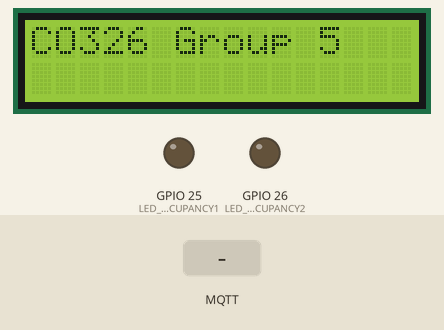
The sketch below on a simulated ESP32. Parts: 16×2 character LCD, output pins drawn as LEDs (lit = HIGH). The test bench sets the inputs (shaded band). WiFi joins after 1.5 s; servers stay silent unless stated; random numbers use the default seed unless the sketch sets one; no MQTT or app messages arrive unless stated; what the sketch prints to the serial monitor is not drawn.

Above: at 2.7 s.
2.8 s: MQTT message "t" arrives on the second subscribed topic
At 4.0 s:
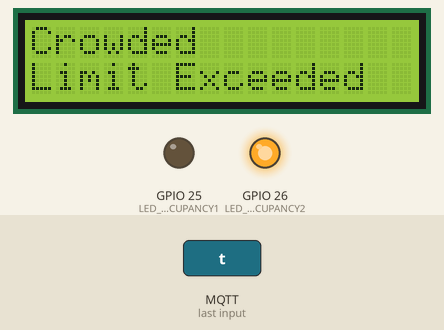
4.3 s: MQTT message "t" arrives on the third subscribed topic
At 5.3 s:
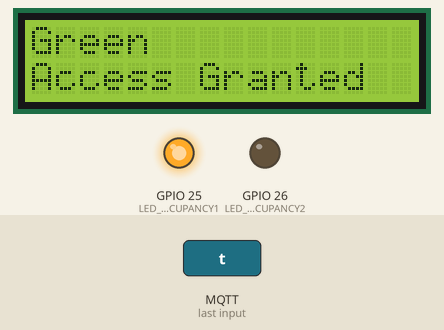
5.8 s: MQTT message "1" arrives on the third subscribed topic
At 6.5 s:
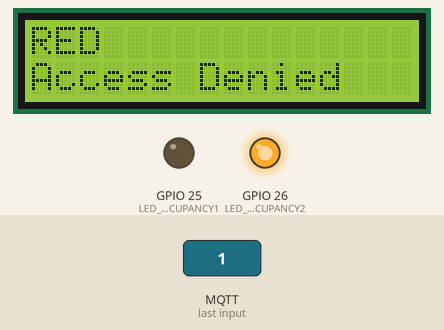
Timing chart, 0 to 8.8 s (numbered marks = the images above; inputs shaded):
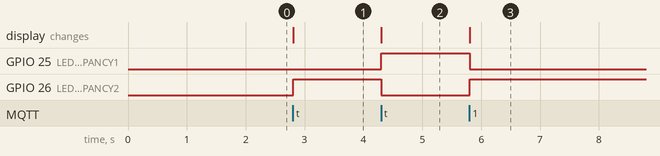

The sketch:

CO326_Group5.ino
```cpp
#include <LiquidCrystal.h>
#include <WiFi.h>
#include <PubSubClient.h>

int LED_OCCUPANCY1 = 25;
int LED_OCCUPANCY2 = 26;
// initialize the library with the numbers of the interface pins
LiquidCrystal lcd(19, 23, 18, 17, 16, 15);
// Update these with values suitable for your network.


const char* ssid = "Eng-Student";
const char* password = "3nG5tuDt";

const char* mqtt_server = "10.40.18.10";
//test.mosquitto.org

WiFiClient espClient;
PubSubClient client(espClient);
unsigned long lastMsg = 0;
#define MSG_BUFFER_SIZE	(50)
char msg[MSG_BUFFER_SIZE];
int value = 0;
//char brighness[];


void setup_wifi() {
  delay(10);
  // We start by connecting to a WiFi network
  Serial.println();
  Serial.print("Connecting to ");
  Serial.println(ssid);

  WiFi.mode(WIFI_STA);
  WiFi.begin(ssid, password);

  while (WiFi.status() != WL_CONNECTED) {
    delay(500);
    Serial.println("connecting..");
  }

  randomSeed(micros());

  Serial.println("");
  Serial.println("WiFi connected");
  Serial.println("IP address: ");
  Serial.println(WiFi.localIP());
}

void callback(char* topic, byte* payload, unsigned int length) {
  Serial.print("Message arrived [");
  Serial.print(topic);
  Serial.print("] ");
  char brightness[length];
  for (int i = 0; i < length; i++) {
    brightness[i] = (char)payload[i];
    Serial.print(brightness[i]);

  }

  Serial.println(int(*payload));

  if(strcmp(topic, "326project/smartbuilding/occupancy/0/1/lcd") == 0){
    if(brightness[0]=='t'){
      lcd.clear();
      lcd.setCursor(0, 0);
      lcd.print("Crowded");
      lcd.setCursor(0, 1);
      lcd.print("Limit Exceeded");
      digitalWrite(LED_OCCUPANCY1,LOW);
      digitalWrite(LED_OCCUPANCY2,HIGH);
      delay(1000);
    }
  }

  if(strcmp(topic, "326project/smartbuilding/occupancy/0/1/ledred") == 0){
    if(brightness[0]=='t'){
      lcd.clear();
      lcd.setCursor(0, 0);
      lcd.print("Green");
      lcd.setCursor(0, 1);
      lcd.print("Access Granted");
      digitalWrite(LED_OCCUPANCY1,HIGH);
      digitalWrite(LED_OCCUPANCY2,LOW);
      delay(1000);
    }
    else{
      lcd.clear();
      lcd.setCursor(0, 0);
      lcd.print("RED");
      lcd.setCursor(0, 1);
      lcd.print("Access Denied");
      digitalWrite(LED_OCCUPANCY1,LOW);
      digitalWrite(LED_OCCUPANCY2,HIGH);
      delay(1000);
    }
  }
}
void reconnect() {
  // Loop until we're reconnected
  while (!client.connected()) {
    Serial.print("Attempting MQTT connection...");
    // Create a random client ID
    String clientId = "ESP8266Client-";
    clientId += String(random(0xffff), HEX);
    // Attempt to connect
    if (client.connect(clientId.c_str())) {
      Serial.println("connected");
      client.subscribe("esp32/test");
      client.subscribe("326project/smartbuilding/occupancy/0/1/lcd");
      client.subscribe("326project/smartbuilding/occupancy/0/1/ledred");

    } else {
      Serial.print("failed, rc=");
      Serial.print(client.state());
      Serial.println(" try again in 5 seconds");
      // Wait 5 seconds before retrying
      delay(5000);
    }
  }
}

void setup() {
  // set up the LCD's number of columns and rows:
  pinMode(LED_OCCUPANCY1, OUTPUT);
  pinMode(LED_OCCUPANCY2, OUTPUT);
  lcd.begin(16, 2);
  // Print a message to the LCD.
  lcd.print("CO326 Group 5");
  Serial.begin(115200);
  setup_wifi();
  client.setServer(mqtt_server, 1883); //8883
  client.setCallback(callback);
}

void loop() {

  short reading;
  if (!client.connected()) {
    reconnect();
  }
  client.loop();

}
```

Measured:
- after the input at 2.8 s, GPIO 26 (LED_OCCUPANCY2): LOW → HIGH at once; the display: changes at once (image 1)
- after the input at 4.3 s, GPIO 25 (LED_OCCUPANCY1): LOW → HIGH at once; GPIO 26 (LED_OCCUPANCY2): HIGH → LOW at once; the display: changes at once (image 2)
- after the input at 5.8 s, GPIO 25 (LED_OCCUPANCY1): HIGH → LOW at once; GPIO 26 (LED_OCCUPANCY2): LOW → HIGH at once; the display: changes at once (image 3)
